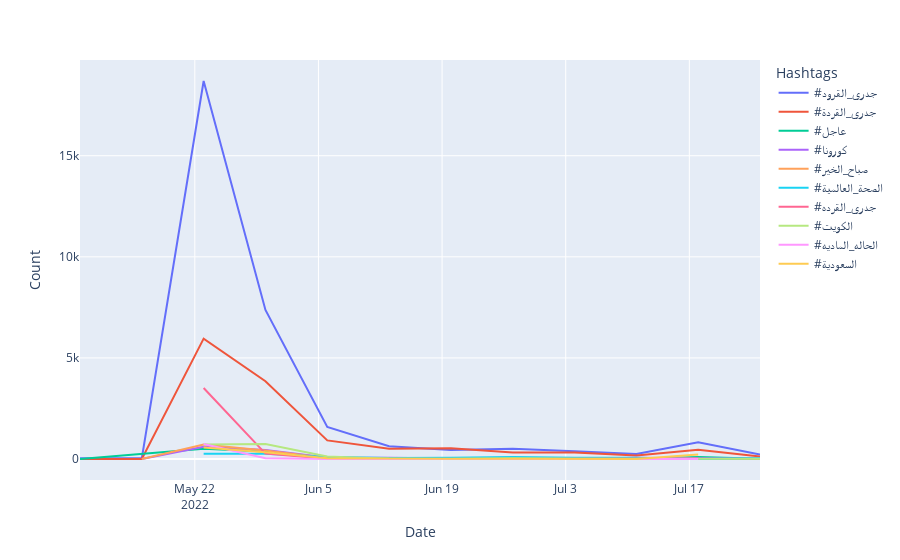

Write notebook code for a chart like this one.
### Markdown cell above
# Top 10 Hashtags
The top 10 most hashtags and their time evolution (i.e., their frequency per week)

### Code cell
# Find the top 10 most common hashtags
top_hashtags = [i[0] for i in Counter(tweets[~tweets["hashtags"].isnull()]["hashtags"].explode()).most_common(10)]

# remove any hashtags that are not in the top dataset
tweets["top_hashtags"] = tweets["hashtags"].apply(lambda x: list(set(x if x else []) & set(top_hashtags)))

# Group data by week
hastag_timeline = tweets.groupby([pd.Grouper(key="timestamp", freq="W-MON")],)["top_hashtags"].sum().apply(lambda x: x if isinstance(x, list) else []).apply(Counter)

# reduce dataset to timeline with hashtag mentions
out = pd.DataFrame([(t, "#"+k, v) for t, d in zip(hastag_timeline.index.values, hastag_timeline) for k, v in d.items()])
out.columns = ['Date', 'Hashtags', 'Count']


fig = px.line(out, x="Date", y="Count", color="Hashtags")
fig.write_image(os.path.join(full_export_dir, "top_hashtags.png"))
fig.show()

### Figure 1 — Plotly figure (JSON) as saved in the notebook; plotly's stock layout.template omitted (floating-point values rounded to 4 significant figures)
{"data": [{"hovertemplate": "Hashtags=#جدري_القرود<br>Date=%{x}<br>Count=%{y}<extra></extra>", "legendgroup": "#جدري_القرود", "line": {"color": "#636efa", "dash": "solid"}, "marker": {"symbol": "circle"}, "mode": "lines", "name": "#جدري_القرود", "orientation": "v", "showlegend": true, "type": "scatter", "x": ["2022-05-09T00:00:00", "2022-05-16T00:00:00", "2022-05-23T00:00:00", "2022-05-30T00:00:00", "2022-06-06T00:00:00", "2022-06-13T00:00:00", "2022-06-20T00:00:00", "2022-06-27T00:00:00", "2022-07-04T00:00:00", "2022-07-11T00:00:00", "2022-07-18T00:00:00", "2022-07-25T00:00:00"], "xaxis": "x", "y": [35, 43, 18696, 7373, 1582, 634, 441, 505, 383, 251, 833, 226], "yaxis": "y"}, {"hovertemplate": "Hashtags=#جدري_القردة<br>Date=%{x}<br>Count=%{y}<extra></extra>", "legendgroup": "#جدري_القردة", "line": {"color": "#EF553B", "dash": "solid"}, "marker": {"symbol": "circle"}, "mode": "lines", "name": "#جدري_القردة", "orientation": "v", "showlegend": true, "type": "scatter", "x": ["2022-05-09T00:00:00", "2022-05-16T00:00:00", "2022-05-23T00:00:00", "2022-05-30T00:00:00", "2022-06-06T00:00:00", "2022-06-13T00:00:00", "2022-06-20T00:00:00", "2022-06-27T00:00:00", "2022-07-04T00:00:00", "2022-07-11T00:00:00", "2022-07-18T00:00:00", "2022-07-25T00:00:00"], "xaxis": "x", "y": [5, 5, 5955, 3850, 922, 505, 535, 321, 325, 170, 460, 122], "yaxis": "y"}, {"hovertemplate": "Hashtags=#عاجل<br>Date=%{x}<br>Count=%{y}<extra></extra>", "legendgroup": "#عاجل", "line": {"color": "#00cc96", "dash": "solid"}, "marker": {"symbol": "circle"}, "mode": "lines", "name": "#عاجل", "orientation": "v", "showlegend": true, "type": "scatter", "x": ["2022-05-09T00:00:00", "2022-05-23T00:00:00", "2022-05-30T00:00:00", "2022-06-06T00:00:00", "2022-06-13T00:00:00", "2022-06-20T00:00:00", "2022-06-27T00:00:00", "2022-07-04T00:00:00", "2022-07-11T00:00:00", "2022-07-18T00:00:00", "2022-07-25T00:00:00"], "xaxis": "x", "y": [1, 513, 372, 52, 31, 29, 17, 32, 6, 99, 13], "yaxis": "y"}, {"hovertemplate": "Hashtags=#كورونا<br>Date=%{x}<br>Count=%{y}<extra></extra>", "legendgroup": "#كورونا", "line": {"color": "#ab63fa", "dash": "solid"}, "marker": {"symbol": "circle"}, "mode": "lines", "name": "#كورونا", "orientation": "v", "showlegend": true, "type": "scatter", "x": ["2022-05-16T00:00:00", "2022-05-23T00:00:00", "2022-05-30T00:00:00", "2022-06-06T00:00:00", "2022-06-13T00:00:00", "2022-06-20T00:00:00", "2022-06-27T00:00:00", "2022-07-04T00:00:00", "2022-07-11T00:00:00", "2022-07-18T00:00:00", "2022-07-25T00:00:00"], "xaxis": "x", "y": [2, 606, 452, 78, 58, 30, 68, 9, 57, 25, 14], "yaxis": "y"}, {"hovertemplate": "Hashtags=#صباح_الخير<br>Date=%{x}<br>Count=%{y}<extra></extra>", "legendgroup": "#صباح_الخير", "line": {"color": "#FFA15A", "dash": "solid"}, "marker": {"symbol": "circle"}, "mode": "lines", "name": "#صباح_الخير", "orientation": "v", "showlegend": true, "type": "scatter", "x": ["2022-05-16T00:00:00", "2022-05-23T00:00:00", "2022-05-30T00:00:00", "2022-06-06T00:00:00", "2022-06-13T00:00:00", "2022-06-20T00:00:00", "2022-06-27T00:00:00", "2022-07-04T00:00:00", "2022-07-11T00:00:00", "2022-07-18T00:00:00", "2022-07-25T00:00:00"], "xaxis": "x", "y": [1, 713, 417, 54, 5, 8, 7, 2, 2, 2, 3], "yaxis": "y"}, {"hovertemplate": "Hashtags=#الصحة_العالمية<br>Date=%{x}<br>Count=%{y}<extra></extra>", "legendgroup": "#الصحة_العالمية", "line": {"color": "#19d3f3", "dash": "solid"}, "marker": {"symbol": "circle"}, "mode": "lines", "name": "#الصحة_العالمية", "orientation": "v", "showlegend": true, "type": "scatter", "x": ["2022-05-23T00:00:00", "2022-05-30T00:00:00", "2022-06-06T00:00:00", "2022-06-13T00:00:00", "2022-06-20T00:00:00", "2022-06-27T00:00:00", "2022-07-04T00:00:00", "2022-07-11T00:00:00", "2022-07-18T00:00:00", "2022-07-25T00:00:00"], "xaxis": "x", "y": [264, 257, 105, 55, 65, 103, 58, 61, 6, 39], "yaxis": "y"}, {"hovertemplate": "Hashtags=#جدري_القرده<br>Date=%{x}<br>Count=%{y}<extra></extra>", "legendgroup": "#جدري_القرده", "line": {"color": "#FF6692", "dash": "solid"}, "marker": {"symbol": "circle"}, "mode": "lines", "name": "#جدري_القرده", "orientation": "v", "showlegend": true, "type": "scatter", "x": ["2022-05-23T00:00:00", "2022-05-30T00:00:00", "2022-06-06T00:00:00", "2022-06-13T00:00:00", "2022-06-20T00:00:00", "2022-06-27T00:00:00", "2022-07-18T00:00:00"], "xaxis": "x", "y": [3515, 266, 15, 9, 12, 5, 27], "yaxis": "y"}, {"hovertemplate": "Hashtags=#الكويت<br>Date=%{x}<br>Count=%{y}<extra></extra>", "legendgroup": "#الكويت", "line": {"color": "#B6E880", "dash": "solid"}, "marker": {"symbol": "circle"}, "mode": "lines", "name": "#الكويت", "orientation": "v", "showlegend": true, "type": "scatter", "x": ["2022-05-23T00:00:00", "2022-05-30T00:00:00", "2022-06-06T00:00:00", "2022-06-13T00:00:00", "2022-06-20T00:00:00", "2022-06-27T00:00:00", "2022-07-04T00:00:00", "2022-07-11T00:00:00", "2022-07-18T00:00:00", "2022-07-25T00:00:00"], "xaxis": "x", "y": [712, 738, 124, 13, 4, 38, 17, 7, 14, 8], "yaxis": "y"}, {"hovertemplate": "Hashtags=#الحاله_الماديه<br>Date=%{x}<br>Count=%{y}<extra></extra>", "legendgroup": "#الحاله_الماديه", "line": {"color": "#FF97FF", "dash": "solid"}, "marker": {"symbol": "circle"}, "mode": "lines", "name": "#الحاله_الماديه", "orientation": "v", "showlegend": true, "type": "scatter", "x": ["2022-05-23T00:00:00", "2022-05-30T00:00:00", "2022-06-06T00:00:00", "2022-06-13T00:00:00", "2022-06-20T00:00:00", "2022-06-27T00:00:00", "2022-07-04T00:00:00", "2022-07-11T00:00:00", "2022-07-18T00:00:00"], "xaxis": "x", "y": [738, 43, 3, 5, 1, 3, 1, 3, 4], "yaxis": "y"}, {"hovertemplate": "Hashtags=#السعودية<br>Date=%{x}<br>Count=%{y}<extra></extra>", "legendgroup": "#السعودية", "line": {"color": "#FECB52", "dash": "solid"}, "marker": {"symbol": "circle"}, "mode": "lines", "name": "#السعودية", "orientation": "v", "showlegend": true, "type": "scatter", "x": ["2022-05-23T00:00:00", "2022-05-30T00:00:00", "2022-06-06T00:00:00", "2022-06-13T00:00:00", "2022-06-20T00:00:00", "2022-06-27T00:00:00", "2022-07-04T00:00:00", "2022-07-11T00:00:00", "2022-07-18T00:00:00"], "xaxis": "x", "y": [567, 339, 38, 15, 12, 8, 5, 6, 219], "yaxis": "y"}], "layout": {"legend": {"title": {"text": "Hashtags"}, "tracegroupgap": 0}, "margin": {"t": 60}, "xaxis": {"anchor": "y", "domain": [0, 1], "title": {"text": "Date"}}, "yaxis": {"anchor": "x", "domain": [0, 1], "title": {"text": "Count"}}}}
